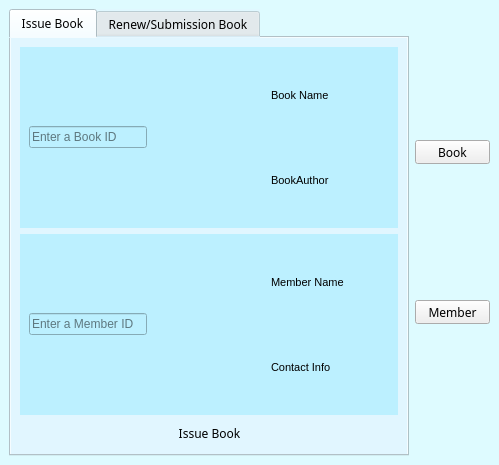
<?xml version="1.0" encoding="UTF-8"?>
<ui version="4.0">
 <class>MainWindow</class>
 <widget class="QMainWindow" name="MainWindow">
  <property name="geometry">
   <rect>
    <x>0</x>
    <y>0</y>
    <width>499</width>
    <height>465</height>
   </rect>
  </property>
  <property name="font">
   <font>
    <family>Yu Gothic UI Semibold</family>
    <pointsize>10</pointsize>
    <weight>75</weight>
    <bold>true</bold>
   </font>
  </property>
  <property name="windowTitle">
   <string>MainWindow</string>
  </property>
  <property name="windowIcon">
   <iconset resource="../../New folder (2)/Libery/images/images.qrc">
    <normaloff>:/images/issuebook.png</normaloff>:/images/issuebook.png</iconset>
  </property>
  <property name="autoFillBackground">
   <bool>false</bool>
  </property>
  <property name="styleSheet">
   <string notr="true">QMainWindow{
background-color:rgba(220, 251, 255, 200);
}</string>
  </property>
  <widget class="QWidget" name="centralwidget">
   <layout class="QHBoxLayout" name="horizontalLayout_4">
    <item>
     <widget class="QTabWidget" name="tabWidget">
      <property name="font">
       <font>
        <family>Yu Gothic UI Semilight</family>
       </font>
      </property>
      <property name="cursor">
       <cursorShape>PointingHandCursor</cursorShape>
      </property>
      <property name="styleSheet">
       <string notr="true">QWidget{
background-color:rgba(224, 246, 255, 200);
}</string>
      </property>
      <property name="currentIndex">
       <number>0</number>
      </property>
      <widget class="QWidget" name="Issue">
       <attribute name="title">
        <string>Issue Book</string>
       </attribute>
       <layout class="QVBoxLayout" name="verticalLayout_4">
        <item>
         <widget class="QWidget" name="widget" native="true">
          <property name="font">
           <font>
            <family>MS UI Gothic</family>
           </font>
          </property>
          <property name="styleSheet">
           <string notr="true">QWidget{
	background-color: #bcf0ff;
}</string>
          </property>
          <layout class="QHBoxLayout" name="horizontalLayout">
           <property name="sizeConstraint">
            <enum>QLayout::SetMinimumSize</enum>
           </property>
           <item>
            <widget class="QLineEdit" name="Issue_BookID_lineEdit">
             <property name="font">
              <font>
               <family>Yu Gothic UI</family>
              </font>
             </property>
             <property name="placeholderText">
              <string>Enter a Book ID</string>
             </property>
            </widget>
           </item>
           <item>
            <spacer name="horizontalSpacer">
             <property name="orientation">
              <enum>Qt::Horizontal</enum>
             </property>
             <property name="sizeHint" stdset="0">
              <size>
               <width>10</width>
               <height>20</height>
              </size>
             </property>
            </spacer>
           </item>
           <item>
            <layout class="QVBoxLayout" name="verticalLayout_2">
             <property name="sizeConstraint">
              <enum>QLayout::SetMinimumSize</enum>
             </property>
             <item>
              <widget class="QLabel" name="Issue_bookName_label">
               <property name="sizePolicy">
                <sizepolicy hsizetype="Expanding" vsizetype="Preferred">
                 <horstretch>0</horstretch>
                 <verstretch>0</verstretch>
                </sizepolicy>
               </property>
               <property name="font">
                <font>
                 <family>Yu Gothic UI</family>
                 <pointsize>8</pointsize>
                </font>
               </property>
               <property name="text">
                <string>Book Name</string>
               </property>
              </widget>
             </item>
             <item>
              <widget class="QLabel" name="Issue_BookAuthor_label">
               <property name="font">
                <font>
                 <family>Yu Gothic UI</family>
                 <pointsize>8</pointsize>
                </font>
               </property>
               <property name="text">
                <string>BookAuthor</string>
               </property>
              </widget>
             </item>
            </layout>
           </item>
          </layout>
         </widget>
        </item>
        <item>
         <widget class="QWidget" name="widget" native="true">
          <property name="styleSheet">
           <string notr="true">QWidget{
	background-color: #bcf0ff;
}</string>
          </property>
          <layout class="QHBoxLayout" name="horizontalLayout_2">
           <property name="sizeConstraint">
            <enum>QLayout::SetMinimumSize</enum>
           </property>
           <item>
            <widget class="QLineEdit" name="Issue_MemberID_lineEdit_2">
             <property name="font">
              <font>
               <family>Yu Gothic UI</family>
              </font>
             </property>
             <property name="placeholderText">
              <string>Enter a Member ID</string>
             </property>
            </widget>
           </item>
           <item>
            <spacer name="horizontalSpacer_2">
             <property name="orientation">
              <enum>Qt::Horizontal</enum>
             </property>
             <property name="sizeHint" stdset="0">
              <size>
               <width>10</width>
               <height>20</height>
              </size>
             </property>
            </spacer>
           </item>
           <item>
            <layout class="QVBoxLayout" name="verticalLayout_3">
             <property name="sizeConstraint">
              <enum>QLayout::SetMinimumSize</enum>
             </property>
             <item>
              <widget class="QLabel" name="Issue_MemberName_label_2">
               <property name="sizePolicy">
                <sizepolicy hsizetype="Expanding" vsizetype="Preferred">
                 <horstretch>0</horstretch>
                 <verstretch>0</verstretch>
                </sizepolicy>
               </property>
               <property name="font">
                <font>
                 <family>Yu Gothic UI</family>
                 <pointsize>8</pointsize>
                </font>
               </property>
               <property name="text">
                <string>Member Name</string>
               </property>
              </widget>
             </item>
             <item>
              <widget class="QLabel" name="Issue_ContactInfo_label">
               <property name="font">
                <font>
                 <family>Yu Gothic UI</family>
                 <pointsize>8</pointsize>
                </font>
               </property>
               <property name="text">
                <string>Contact Info</string>
               </property>
              </widget>
             </item>
            </layout>
           </item>
          </layout>
         </widget>
        </item>
        <item>
         <layout class="QHBoxLayout" name="horizontalLayout_3">
          <item>
           <spacer name="horizontalSpacer_3">
            <property name="orientation">
             <enum>Qt::Horizontal</enum>
            </property>
            <property name="sizeHint" stdset="0">
             <size>
              <width>40</width>
              <height>20</height>
             </size>
            </property>
           </spacer>
          </item>
          <item>
           <widget class="QToolButton" name="IssueBook_toolButton">
            <property name="sizePolicy">
             <sizepolicy hsizetype="Minimum" vsizetype="Fixed">
              <horstretch>0</horstretch>
              <verstretch>0</verstretch>
             </sizepolicy>
            </property>
            <property name="minimumSize">
             <size>
              <width>75</width>
              <height>0</height>
             </size>
            </property>
            <property name="font">
             <font>
              <family>Yu Gothic UI Semilight</family>
             </font>
            </property>
            <property name="cursor">
             <cursorShape>PointingHandCursor</cursorShape>
            </property>
            <property name="text">
             <string>Issue Book</string>
            </property>
            <property name="icon">
             <iconset resource="../../New folder (2)/Libery/images/images.qrc">
              <normaloff>:/images/issuebook.png</normaloff>:/images/issuebook.png</iconset>
            </property>
            <property name="iconSize">
             <size>
              <width>50</width>
              <height>50</height>
             </size>
            </property>
            <property name="toolButtonStyle">
             <enum>Qt::ToolButtonTextUnderIcon</enum>
            </property>
            <property name="autoRaise">
             <bool>true</bool>
            </property>
           </widget>
          </item>
          <item>
           <spacer name="horizontalSpacer_4">
            <property name="orientation">
             <enum>Qt::Horizontal</enum>
            </property>
            <property name="sizeHint" stdset="0">
             <size>
              <width>40</width>
              <height>20</height>
             </size>
            </property>
           </spacer>
          </item>
         </layout>
        </item>
       </layout>
      </widget>
      <widget class="QWidget" name="renew">
       <attribute name="title">
        <string>Renew/Submission Book</string>
       </attribute>
       <widget class="QWidget" name="layoutWidget">
        <property name="geometry">
         <rect>
          <x>0</x>
          <y>10</y>
          <width>381</width>
          <height>391</height>
         </rect>
        </property>
        <layout class="QVBoxLayout" name="verticalLayout_5">
         <item>
          <widget class="QLineEdit" name="RenewBookID_lineEdit">
           <property name="placeholderText">
            <string>Enter Book ID</string>
           </property>
          </widget>
         </item>
         <item>
          <widget class="QTableWidget" name="tableWidget">
           <property name="frameShape">
            <enum>QFrame::StyledPanel</enum>
           </property>
           <attribute name="horizontalHeaderDefaultSectionSize">
            <number>104</number>
           </attribute>
           <attribute name="verticalHeaderShowSortIndicator" stdset="0">
            <bool>false</bool>
           </attribute>
           <column>
            <property name="text">
             <string>BookID</string>
            </property>
           </column>
           <column>
            <property name="text">
             <string>MemberID</string>
            </property>
           </column>
           <column>
            <property name="text">
             <string>IssueTime</string>
            </property>
           </column>
           <column>
            <property name="text">
             <string>RenewCount</string>
            </property>
           </column>
          </widget>
         </item>
         <item>
          <layout class="QHBoxLayout" name="horizontalLayout_5">
           <item>
            <spacer name="horizontalSpacer_5">
             <property name="orientation">
              <enum>Qt::Horizontal</enum>
             </property>
             <property name="sizeHint" stdset="0">
              <size>
               <width>40</width>
               <height>20</height>
              </size>
             </property>
            </spacer>
           </item>
           <item>
            <widget class="QToolButton" name="RenewBook_toolButton">
             <property name="sizePolicy">
              <sizepolicy hsizetype="Minimum" vsizetype="Fixed">
               <horstretch>0</horstretch>
               <verstretch>0</verstretch>
              </sizepolicy>
             </property>
             <property name="minimumSize">
              <size>
               <width>75</width>
               <height>0</height>
              </size>
             </property>
             <property name="font">
              <font>
               <family>Yu Gothic UI Semilight</family>
              </font>
             </property>
             <property name="cursor">
              <cursorShape>PointingHandCursor</cursorShape>
             </property>
             <property name="text">
              <string>Renew Book</string>
             </property>
             <property name="icon">
              <iconset resource="../../New folder (2)/Libery/images/images.qrc">
               <normaloff>:/images/renew.png</normaloff>:/images/renew.png</iconset>
             </property>
             <property name="iconSize">
              <size>
               <width>50</width>
               <height>50</height>
              </size>
             </property>
             <property name="toolButtonStyle">
              <enum>Qt::ToolButtonTextUnderIcon</enum>
             </property>
             <property name="autoRaise">
              <bool>true</bool>
             </property>
            </widget>
           </item>
           <item>
            <widget class="QToolButton" name="SubmitBook_toolButton">
             <property name="sizePolicy">
              <sizepolicy hsizetype="Minimum" vsizetype="Fixed">
               <horstretch>0</horstretch>
               <verstretch>0</verstretch>
              </sizepolicy>
             </property>
             <property name="minimumSize">
              <size>
               <width>75</width>
               <height>0</height>
              </size>
             </property>
             <property name="font">
              <font>
               <family>Yu Gothic UI Semilight</family>
              </font>
             </property>
             <property name="cursor">
              <cursorShape>PointingHandCursor</cursorShape>
             </property>
             <property name="text">
              <string>Submit Book</string>
             </property>
             <property name="icon">
              <iconset resource="../../New folder (2)/Libery/images/images.qrc">
               <normaloff>:/images/issuebook.png</normaloff>:/images/issuebook.png</iconset>
             </property>
             <property name="iconSize">
              <size>
               <width>50</width>
               <height>50</height>
              </size>
             </property>
             <property name="toolButtonStyle">
              <enum>Qt::ToolButtonTextUnderIcon</enum>
             </property>
             <property name="autoRaise">
              <bool>true</bool>
             </property>
            </widget>
           </item>
           <item>
            <spacer name="horizontalSpacer_6">
             <property name="orientation">
              <enum>Qt::Horizontal</enum>
             </property>
             <property name="sizeHint" stdset="0">
              <size>
               <width>40</width>
               <height>20</height>
              </size>
             </property>
            </spacer>
           </item>
          </layout>
         </item>
        </layout>
       </widget>
      </widget>
     </widget>
    </item>
    <item>
     <layout class="QVBoxLayout" name="verticalLayout">
      <property name="spacing">
       <number>5</number>
      </property>
      <property name="sizeConstraint">
       <enum>QLayout::SetMaximumSize</enum>
      </property>
      <item>
       <widget class="QToolButton" name="AddBook_toolButton">
        <property name="sizePolicy">
         <sizepolicy hsizetype="Minimum" vsizetype="Fixed">
          <horstretch>0</horstretch>
          <verstretch>0</verstretch>
         </sizepolicy>
        </property>
        <property name="minimumSize">
         <size>
          <width>75</width>
          <height>0</height>
         </size>
        </property>
        <property name="font">
         <font>
          <family>Yu Gothic UI Semilight</family>
         </font>
        </property>
        <property name="cursor">
         <cursorShape>PointingHandCursor</cursorShape>
        </property>
        <property name="text">
         <string>Book</string>
        </property>
        <property name="icon">
         <iconset resource="../../New folder (2)/Libery/images/images.qrc">
          <normaloff>:/images/addbook.png</normaloff>:/images/addbook.png</iconset>
        </property>
        <property name="iconSize">
         <size>
          <width>50</width>
          <height>50</height>
         </size>
        </property>
        <property name="toolButtonStyle">
         <enum>Qt::ToolButtonTextUnderIcon</enum>
        </property>
       </widget>
      </item>
      <item>
       <widget class="QToolButton" name="AddMember_toolButton">
        <property name="sizePolicy">
         <sizepolicy hsizetype="Minimum" vsizetype="Fixed">
          <horstretch>0</horstretch>
          <verstretch>0</verstretch>
         </sizepolicy>
        </property>
        <property name="font">
         <font>
          <family>Yu Gothic UI Semilight</family>
         </font>
        </property>
        <property name="cursor">
         <cursorShape>PointingHandCursor</cursorShape>
        </property>
        <property name="text">
         <string>Member</string>
        </property>
        <property name="icon">
         <iconset resource="../../New folder (2)/Libery/images/images.qrc">
          <normaloff>:/images/addmember.png</normaloff>:/images/addmember.png</iconset>
        </property>
        <property name="iconSize">
         <size>
          <width>50</width>
          <height>50</height>
         </size>
        </property>
        <property name="toolButtonStyle">
         <enum>Qt::ToolButtonTextUnderIcon</enum>
        </property>
       </widget>
      </item>
     </layout>
    </item>
   </layout>
  </widget>
 </widget>
 <resources>
  <include location="../../New folder (2)/Libery/images/images.qrc"/>
 </resources>
 <connections/>
</ui>
